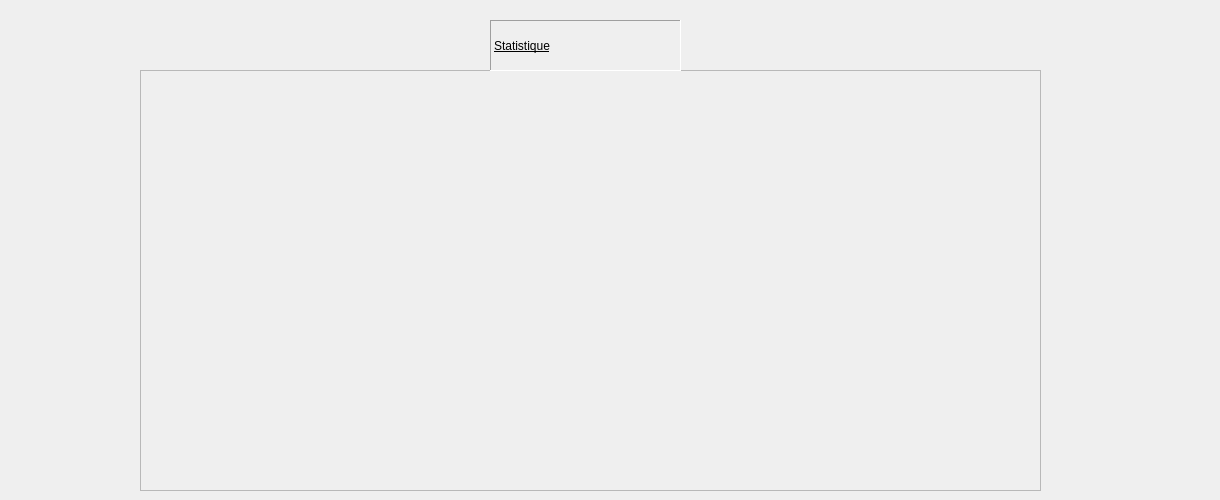
      <widget class="QWidget" name="tab_4">
       <attribute name="title">
        <string>statistique</string>
       </attribute>
       <widget class="QFrame" name="frameChart">
        <property name="geometry">
         <rect>
          <x>140</x>
          <y>70</y>
          <width>901</width>
          <height>421</height>
         </rect>
        </property>
        <property name="frameShape">
         <enum>QFrame::StyledPanel</enum>
        </property>
        <property name="frameShadow">
         <enum>QFrame::Raised</enum>
        </property>
       </widget>
       <widget class="QLabel" name="label_59">
        <property name="geometry">
         <rect>
          <x>1130</x>
          <y>0</y>
          <width>81</width>
          <height>81</height>
         </rect>
        </property>
        <property name="text">
         <string/>
        </property>
        <property name="pixmap">
         <pixmap>../../../Downloads/logo-removebg-preview.png</pixmap>
        </property>
        <property name="scaledContents">
         <bool>true</bool>
        </property>
       </widget>
       <widget class="QLabel" name="label_60">
        <property name="geometry">
         <rect>
          <x>490</x>
          <y>20</y>
          <width>191</width>
          <height>51</height>
         </rect>
        </property>
        <property name="styleSheet">
         <string notr="true">font: 75 28pt &quot;MS Shell Dlg 2&quot;;
text-decoration: underline;</string>
        </property>
        <property name="frameShape">
         <enum>QFrame::Panel</enum>
        </property>
        <property name="frameShadow">
         <enum>QFrame::Sunken</enum>
        </property>
        <property name="text">
         <string>Statistique</string>
        </property>
       </widget>
       <widget class="QLabel" name="label_61">
        <property name="geometry">
         <rect>
          <x>430</x>
          <y>20</y>
          <width>51</width>
          <height>41</height>
         </rect>
        </property>
        <property name="text">
         <string/>
        </property>
        <property name="pixmap">
         <pixmap>../../statistique icon.png</pixmap>
        </property>
        <property name="scaledContents">
         <bool>true</bool>
        </property>
       </widget>
      </widget>
